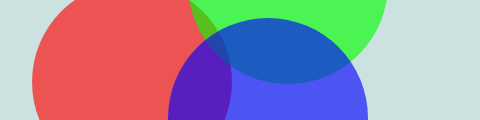
Frame 1 (no input)
Frame 60 (no input): identical to frame 1, image omitted
Frame 120 (the mouse pressed at the canvas centre since frame 60): identical to frame 1, image omitted

The p5.js sketch that drew this single still picture (run headless with seeded random() and noise() and a simulated clock; from frame 60 on, the mouse is pressed at the canvas centre):

// p5.js sketch
// ── sketch.js
function setup() {
    createCanvas(480, 120);
    noStroke();
}

function draw() {
    background(204, 226, 225);          // Light blue color
    fill(255, 0, 0, 160);               // Red color
    ellipse(132, 82, 200, 200);         // Red circle
    fill(0, 255, 0, 160);               // Green color
    ellipse(288, -16, 200, 200);        // Green circle
    fill(0, 0, 255, 160);               // Blue color
    ellipse(268, 118, 200, 200);        // Blue circle
}
